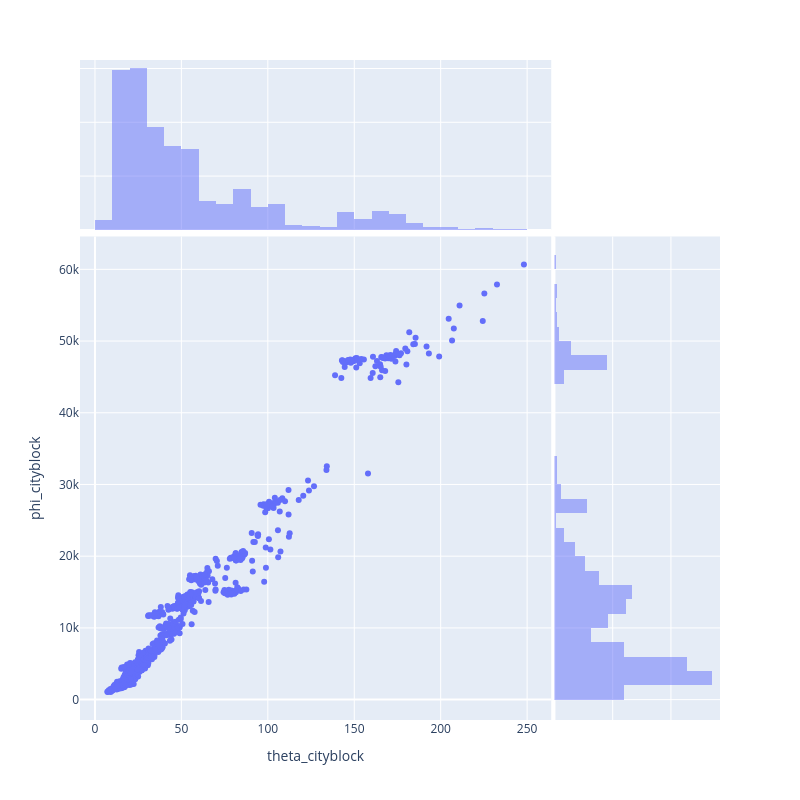

Notebook code cell kept with this figure:
### Code cell
px.scatter(TPAIRS.reset_index(), 'theta_cityblock', 'phi_cityblock',
        hover_data=['topic_id_x','topic_id_y'],
        marginal_x = 'histogram', marginal_y = 'histogram',
        height=800, width=800)

### Figure 1 — Plotly figure (JSON) as saved in the notebook; plotly's stock layout.template omitted (floating-point values rounded to 4 significant figures; data arrays with more than 128 entries replaced by an {"elided": "..."} marker saying what was removed)
{"data": [{"customdata": {"elided": "780x2 str values"}, "hovertemplate": "theta_cityblock=%{x}<br>phi_cityblock=%{y}<br>topic_id_x=%{customdata[0]}<br>topic_id_y=%{customdata[1]}<extra></extra>", "legendgroup": "", "marker": {"color": "#636efa", "symbol": "circle"}, "mode": "markers", "name": "", "orientation": "v", "showlegend": false, "type": "scatter", "x": {"elided": "780 float values"}, "xaxis": "x", "y": {"elided": "780 float values"}, "yaxis": "y"}, {"alignmentgroup": "True", "bingroup": "x", "hovertemplate": "theta_cityblock=%{x}<br>count=%{y}<extra></extra>", "legendgroup": "", "marker": {"color": "#636efa"}, "name": "", "offsetgroup": "", "opacity": 0.5, "showlegend": false, "type": "histogram", "x": {"elided": "780 float values"}, "xaxis": "x3", "yaxis": "y3"}, {"alignmentgroup": "True", "bingroup": "y", "hovertemplate": "phi_cityblock=%{y}<br>count=%{x}<extra></extra>", "legendgroup": "", "marker": {"color": "#636efa"}, "name": "", "offsetgroup": "", "opacity": 0.5, "showlegend": false, "type": "histogram", "xaxis": "x2", "y": {"elided": "780 float values"}, "yaxis": "y2"}], "layout": {"barmode": "overlay", "height": 800, "legend": {"tracegroupgap": 0}, "margin": {"t": 60}, "width": 800, "xaxis": {"anchor": "y", "domain": [0, 0.7363], "title": {"text": "theta_cityblock"}}, "xaxis2": {"anchor": "y2", "domain": [0.7413, 1], "matches": "x2", "showgrid": true, "showline": false, "showticklabels": false, "ticks": ""}, "xaxis3": {"anchor": "y3", "domain": [0, 0.7363], "matches": "x", "showgrid": true, "showticklabels": false}, "xaxis4": {"anchor": "y4", "domain": [0.7413, 1], "matches": "x2", "showgrid": true, "showline": false, "showticklabels": false, "ticks": ""}, "yaxis": {"anchor": "x", "domain": [0, 0.7326], "title": {"text": "phi_cityblock"}}, "yaxis2": {"anchor": "x2", "domain": [0, 0.7326], "matches": "y", "showgrid": true, "showticklabels": false}, "yaxis3": {"anchor": "x3", "domain": [0.7426, 1], "matches": "y3", "showgrid": true, "showline": false, "showticklabels": false, "ticks": ""}, "yaxis4": {"anchor": "x4", "domain": [0.7426, 1], "matches": "y3", "showgrid": true, "showline": false, "showticklabels": false, "ticks": ""}}}
